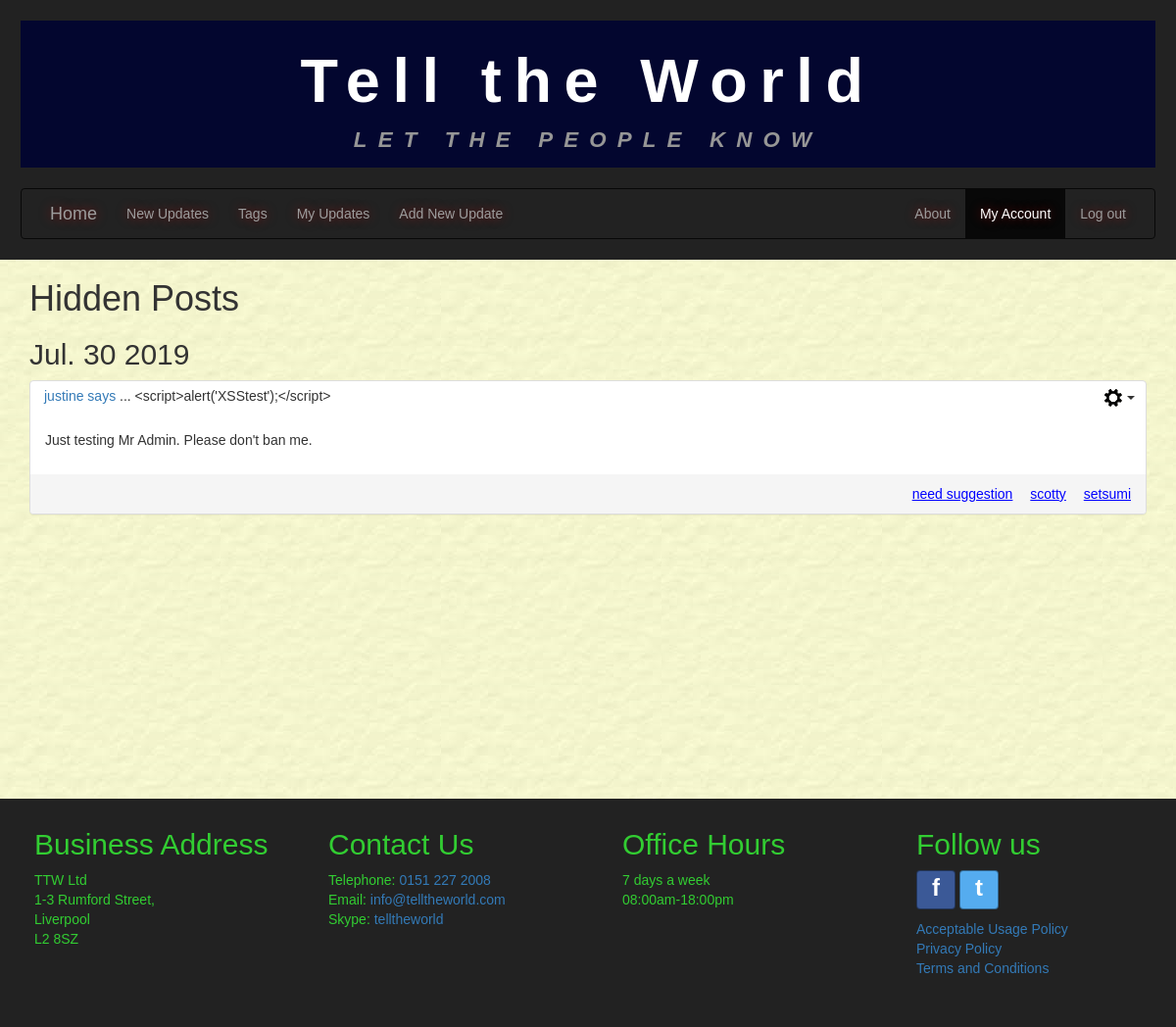
The page /hiddenposts/ (signed in) on the database as committed earlier.
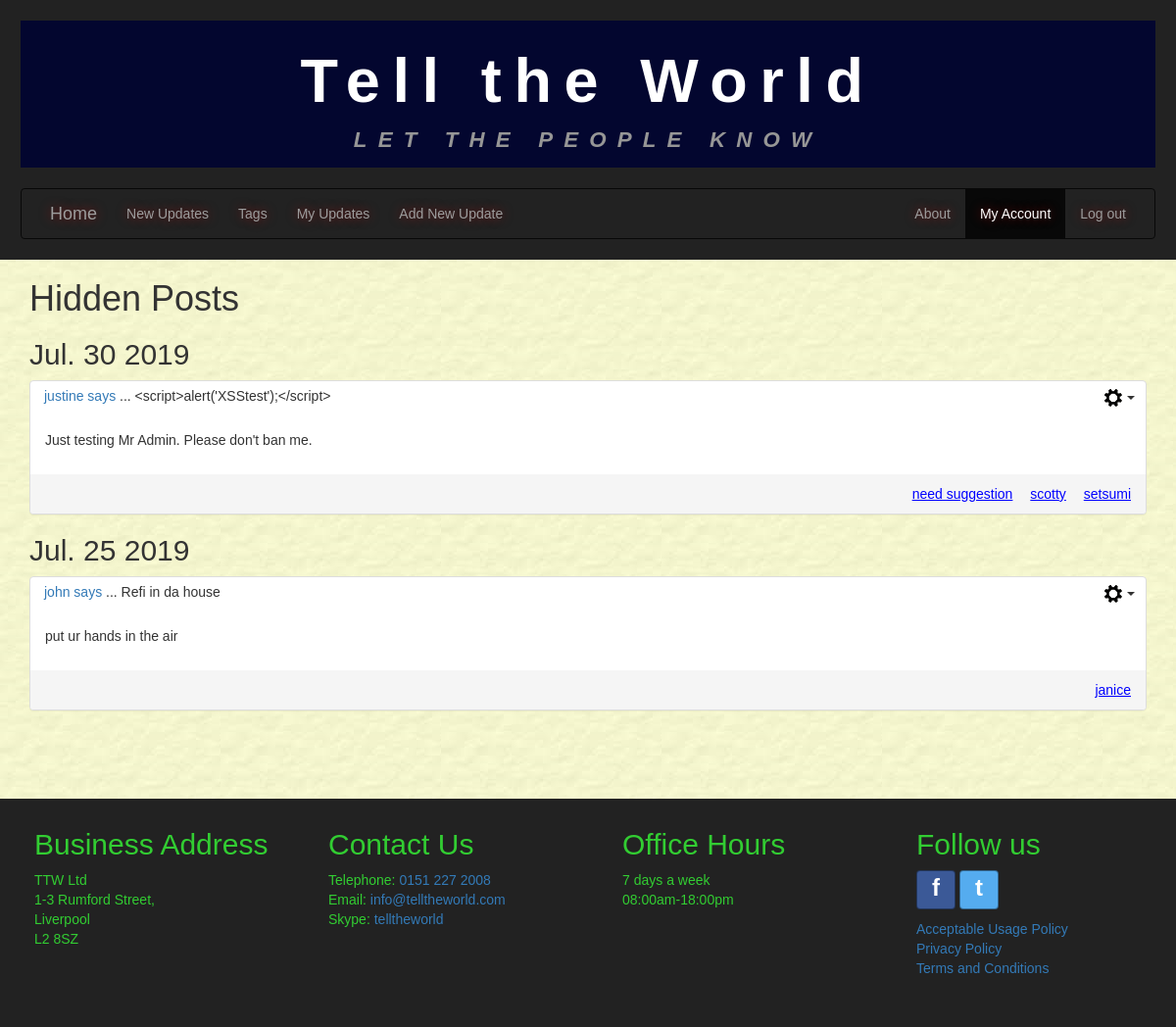
The same page on the database as committed later.
### tellings/models.py (models this page shows, shortened)
class HiddenPost(models.Model):
    postID = models.ForeignKey(UserPost, on_delete=models.CASCADE, db_column='postID')
    hideFrom = models.ForeignKey(settings.AUTH_USER_MODEL, on_delete=models.CASCADE,
                             db_column='hideFrom')
    class Meta:
        verbose_name = "HiddenPost"
        verbose_name_plural = "HiddenPosts"

class UserPost(models.Model):
    postID = models.AutoField(primary_key=True, db_column='postID')
    user = models.ForeignKey(settings.AUTH_USER_MODEL, on_delete=models.CASCADE,
                             db_column='user')
    dateOfPost = models.DateTimeField()
    postTitle = models.CharField(max_length=35)
    postText = models.CharField(max_length=255)
    dateOfEdit = models.DateTimeField(null=True, blank=True)
    @property
    def post_tags(self):
        tagmaps = Tagmap.objects.filter(postID=self.postID)
        tagList = sorted([tag.tagID.tagName for tag in tagmaps])
        return tagList
    class Meta:
        verbose_name = "UserPost"
        verbose_name_plural = "UserPosts"

class Tag(models.Model):
    tagID = models.AutoField(primary_key=True, db_column='tagID')
    tagName = models.CharField(max_length=15)
    class Meta:
        ordering = ['tagName']
        verbose_name = "Tag"
        verbose_name_plural = "Tags"

### tellings/views.py (the view)
# urls.py: path('hiddenposts/', HiddenPostListView.as_view(), name='hiddenposts'),
class HiddenPostListView(LoginRequiredMixin, generic.ListView):
    model = HiddenPost
    template_name = "tellings/hiddenpost_list.html"
    paginate_by = 20
    http_method_names = ['get']
    def get_queryset(self):
      current_user = self.request.user
      blockedPosts = self.get_blockedPosts_list()
      if self.request.method == 'GET' and 'username' in self.request.GET:
          username_val = self.request.GET.get('username')
          if User.objects.filter(username=username_val).exists():
              userToBlock = User.objects.get(username=username_val)
              return HiddenPost.objects.filter(postID__user=userToBlock, hideFrom=current_user).exclude(postID__in=blockedPosts).order_by('-postID__dateOfPost')
          else:
              return HiddenPost.objects.filter(hideFrom=current_user).exclude(postID__in=blockedPosts).order_by('-postID__dateOfPost')
      else:
          return HiddenPost.objects.filter(hideFrom=current_user).exclude(postID__in=blockedPosts).order_by('-postID__dateOfPost')
    def blockedUsers(self):
        current_user = self.request.user
        blockedUsers = BlockedUser.objects.filter(blockedBy=current_user)
        return [blocked.blockedUser for blocked in blockedUsers]
    def userBlockedBy(self):
        current_user = self.request.user
        blockedBy = BlockedUser.objects.filter(blockedUser=current_user)
        return [blocked.blockedBy for blocked in blockedBy]
    def get_blockedPosts_list(self):
        blockedUsers = self.blockedUsers()
        blockedBy = self.userBlockedBy()
        blockedList = list(set().union(blockedUsers, blockedBy))
        blockedPosts = []
        if blockedList:
            posts =  UserPost.objects.filter(user__in=blockedList)
            blockedPosts = [post for post in posts]
        return blockedPosts

### tellings/templates/tellings/hiddenpost_list.html (shortened to what this page needs)
{% extends 'tellings/base.html' %}
{% block content %}
<div class="container-fluid main-content">
  <main class="container">
    <header>
      <h1>Hidden Posts</h1>
    </header>
    {% if hiddenpost_list %}
      {% load static %}
      {% regroup hiddenpost_list by postID.dateOfPost|date:"M. d Y" as ordered_post_list  %}
      {% for mypost in ordered_post_list %}
      <article>
        <h2>{{ mypost.grouper }}</h2>
        <div class="panel-group">
          {% for item in mypost.list %}
          <div class="panel panel-default" id="panel_post_{{ item.postID.postID }}">
            <div class="panel-header hiddenposts-panel-header align_between">
              <div class="panel-postTitle align-panel-footer-text-left">
                <p><a href="{% url 'tellings:hiddenposts' %}?username={{ item.postID.user }}" name="{{ item.postID.user }}">
                  {{ item.postID.user }} says</a> ... {{ item.postID.postTitle }}
                </p>
              </div>
              <div class="btn-group align-panel-footer-text-right">
                <button type="button" class="btn dropdown-toggle post-cog-btn" data-toggle="dropdown" aria-haspopup="true" aria-expanded="false">
                  <img src="{% static 'tellings/imgs/settings_cog.png' %}" alt="">
                  <span class = "caret"></span>
                </button>
              </div>
            </div>
            <div>
              <div class="panel-body">
                <p id="text_post_{{ item.postID.postID }}">{{ item.postID.postText }}</p>
              </div>
            </div>
            <div class="panel-footer align_between">
              <span class="align-panel-footer-text-left last-edited-text">
              </span>
                <span class="align-panel-footer-text-right">
              {% for tag in item.postID.post_tags %}
                <span class="false-link tagLink">{{ tag }}</span>
              {% endfor %}
              </span>
            </div>
          </div>
          {% endfor %}
        </div>
      </article>
      {% endfor %}
    {% else %}
    <div class="user-comment-container">
      <p class="user-no-comments-text">You have not hidden any posts.</p>
    </div>
    {% endif %}
  </main>
</div>
{% endblock %}

### tellings/templates/tellings/base.html (shortened to what this page needs)
<!DOCTYPE html>
<html lang="en">
<head>
{% load static %}
  <link rel="stylesheet" href="{% static 'tellings/css/bootstrap.min.css' %}">
  <link rel="stylesheet" href="{% static 'tellings/css/bootstrap-tagsinput.css' %}">
  <link rel="stylesheet" href="{% static 'tellings/css/style.css' %}">
</head>
<body>
  <header class="header">
    <div id="title" class="jumbotron jumbotron-fluid">
      <h1>Tell the World</h1>
      <p>LET THE PEOPLE KNOW</p>
    </div>
    <nav class="navbar navbar-inverse">
      {% include "tellings/includes/navbar.html" %}
    </nav>
  </header>
  {% block content %}{% endblock %}
  {% block pagination %}
    {% if is_paginated %}
    {% load my_tags %}
    {% endif %}
  {% endblock %}
  <footer class="footer footerDivs">
    {% include "tellings/includes/footerContents.html" %}
  </footer>
</body>
</html>

### tellings/templates/tellings/includes/navbar.html (shortened to what this page needs)
  <div class="navbar-header">
    <a class="navbar-brand" href="{% url 'tellings:index' %}">Home</a>
  </div>
  <div class="collapse navbar-collapse" id="navbar-collapse-1">
    <ul class="nav navbar-nav">
      {% if user.is_authenticated %}
      <li class="nav-item">
        <a class="nav-link" href="{% url 'tellings:newupdates' %}">New Updates</a>
      </li>
      <li class="nav-item">
        <a class="nav-link" href="{% url 'tellings:tags' %}">Tags</a>
      </li>
      <li class="nav-item">
        <a class="nav-link" href="{% url 'tellings:myupdates' %}">My Updates</a>
      </li>
      <li class="nav-item">
        <a class="nav-link" id="addUpdateBtn" href="javascript:void(0);">Add New Update</a>
      </li>
      {% endif %}
    </ul>
    <ul class="nav navbar-nav navbar-right">
      <li class="dropdown">
        <a class="dropdown-toggle" data-toggle="dropdown" href="#">About</a>
      {% if user.is_authenticated %}
      <li class="dropdown">
        <a class="dropdown-toggle" data-toggle="dropdown" href="#">My Account</a>
      </li>
      <li class="nav-item">
        <a href="{% url 'logout' %}" onclick="return $.confirm_logout();">Log out</a>
      </li>
      {% endif %}
    </ul>
</div>

### tellings/templates/tellings/includes/footerContents.html (shortened to what this page needs)
  <div class="col-sm-3 footerDivs">
    <h2>Business Address</h2>
    <p>TTW Ltd<br />1-3 Rumford Street,<br /> Liverpool <br />L2 8SZ</p>
  </div>
  <div class="col-sm-3 footerDivs">
    <h2>Contact Us</h2>
    <p>
       Telephone: <a href="tel:01512272008">0151 227 2008</a><br />
       Email: <a href="mailto:info@telltheworld.com?Subject=Website%20contact" target="_top">info@telltheworld.com</a><br />
       Skype: <a href="skype:telltheworld?call">telltheworld</a>
	  </p>
  </div>
  <div class="col-sm-3 footerDivs">
    <h2>Office Hours</h2>
    <p>7 days a week<br />08:00am-18:00pm</p>
  </div>
  <div class="col-sm-3 footerDivs">
    <h2>Follow us</h2>
    <div>
      <p>
        <a class="btn btn-icon btn-facebook" href="https://www.facebook.com/westernapproachesHQ/">f</a>
        <a class="btn btn-icon btn-twitter" href="https://twitter.com/WestApproaches">t</a>
      </p>
    </div>
    <div>
      <p>
        <a href="{% url 'tellings:acceptableusage' %}">Acceptable Usage Policy</a><br />
        <a href="{% url 'tellings:privacypolicy' %}">Privacy Policy</a><br />
        <a href="{% url 'tellings:termsandconditions' %}">Terms and Conditions</a>
      </p>
    </div>
  </div>

### tellings/static/tellings/css/style.css (style rules this page uses)
* { font-family: Arial, Helvetica, sans-serif; margin: 0; padding: 0; color: #333; }
body { background-image: url('../imgs/bgimage.jpg'); }
.header { background-color: #222222; padding: 1.5em; }
.jumbotron { padding-top: 0em; padding-bottom: 0.4em; text-align: center; margin-bottom: 1.5em; background-color: #03062F; }
.jumbotron h1 { letter-spacing: .2em; line-height: normal; color: white; font-family: Verdana, Geneva, Tahoma, sans-serif; padding-top: .4em; padding-bottom: .15em; }
.jumbotron p { letter-spacing: .5em; font-size: calc(14px + (26 - 14) * ((100vw - 300px) / (1600 - 300))); line-height: calc(1.3em + (1.5 - 1.2) * ((100vw - 300px)/(1600 - 300))); color: rgb(150, 150, 150); font-weight: bold; font-style: italic; padding: 0em; padding-bottom: .4em; margin-bottom: 0em; }
#title h1 { font-family: Arial, Helvetica, sans-serif; font-weight: bold; margin: 0em; }
.navbar { padding-left: 1em; padding-right: 1em; margin: 0em; margin-bottom: 0em; text-shadow: 0em 0em 11px rgba(232,0,0,0.5); }
.container-fluid { margin: 0em; padding-left: 0px; padding-right: 0px; }
.main-content { min-height: 550px; }
.align_between { display: flex; justify-content: space-between; }
.panel-body p { word-wrap: break-word; }
.hiddenposts-panel-header { padding: .5em 0em 0em 1em; }
.panel-header { padding-top: 5px; }
.align-panel-footer-text-left { text-align: left; }
.align-panel-footer-text-right { text-align: right; }
.footer { margin: 0em; overflow-y: auto; position: relative; clear: both; margin: 0em; }
.footer h2 { padding-top: 10px; padding-left: 20px; }
.footer p { color: #32CD32; padding-left: 20px; }
.footerDivs { color:#32CD32; padding-bottom: 20px; background-color:#222222; margin:0; }
.tagLink { padding-left: 1em; }
.btn-icon { position: relative; padding: 0em; color: #FFF; padding: 0em; height: 40px; width: 40px; font-size: 24px; font-weight: bold; }
.btn-facebook { background-color:#3B5997; border-color:rgba(0,0,0,0.4); }
.btn-twitter { background-color:#55ACEF; border-color:rgba(0,0,0,0.4); }
.post-cog-btn { padding: 0em 10px 0em 10px; background-color: white; }
.false-link { color: blue; text-decoration: underline; }
.last-edited-text { font-size: 0.8em; font-style: italic; }

Rows that differ between the two databases and show on the page:
added HiddenPost: postID.user "john", postID.postTitle "Refi in da house", postID.postText "put ur hands in the air", shown under "Jul. 25 2019"
now on this page (row unchanged): Tag: post_tags "janice"
Other text that changed with them:
new list line: "Jul. 25 2019"
